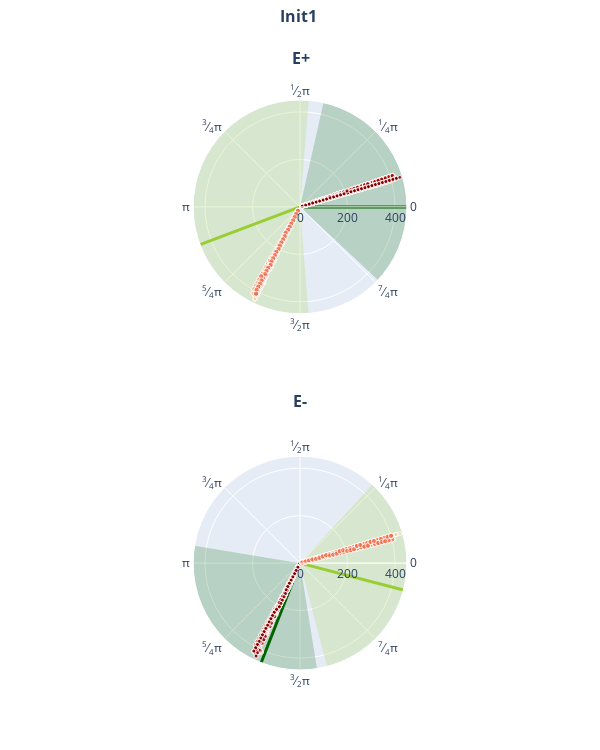

The code cell stored with this chart in its notebook:
### Code cell
duration = 500.
dt=0.1

filehandler = open("results_min_w1.pickle","rb")
results_min_w1 = pickle.load(filehandler)
filehandler.close()

#filehandler = open("results_peak_w1.pickle","rb")
#results_peak_w1 = pickle.load(filehandler)
#filehandler.close()

for i_w in range(len(results_min_w1["w1"])):
    if i_w != 1:
        continue
    ops_plotall(results_min_w1["control"][i_w], 0.02, duration, dt, 400., results_min_w1["filename"][i_w], savepath)
    ops_plotsubset(results_min_w1["state"][i_w], results_min_w1["control"][i_w], 0.5, 0.02, duration, dt, 400., 
                results_min_w1["filename"][i_w], savepath_subset)
    #ops_plotall(results_peak_w1["control"][i_w], 0.25, duration, dt, 400., results_peak_w1["filename"][i_w], savepath)

ops_plot_acp_inits(results_min_w1, None, period, 0.005, dt, "plot1", savepath)
ops_plot_timing_inits(results_min_w1, None, dt, [0,450], 200., "plot2", savepath)
